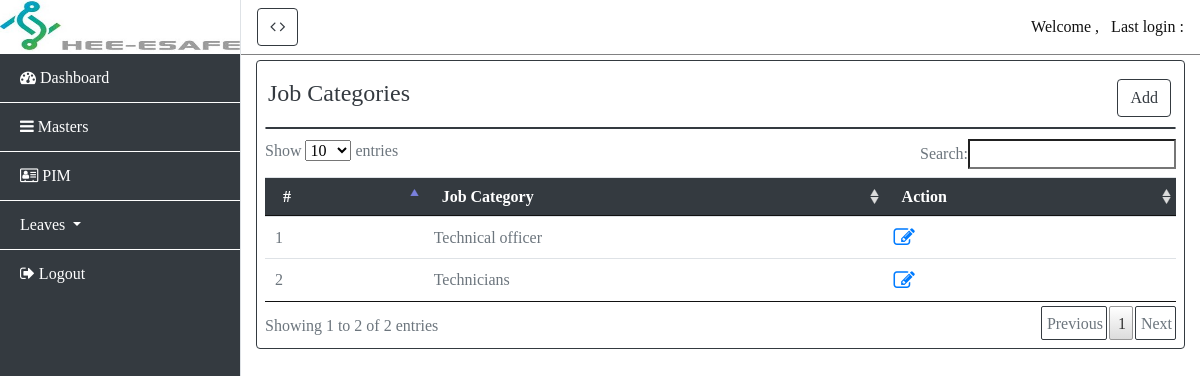
Before: /masters/jobcategory/ with the older database file.
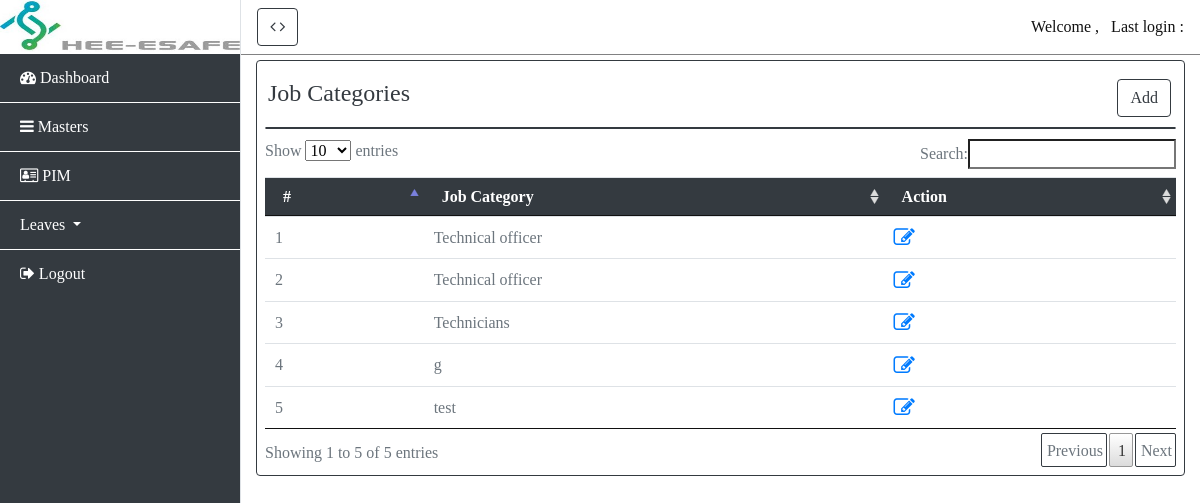
After: the same page with the newer database file.
### masters/models.py (models this page shows, shortened)
class Jobcategory(models.Model):
    jobcategory = models.CharField(max_length=50)

### masters/views.py (the view)
# urls.py: path('jobcategory/', views.jobcategories, name='jobcategory'),
def jobcategories(request):
    if request.method == 'POST':
        category = Jobcategory(jobcategory=request.POST['jobcategory'])
        category.save()
        return redirect('jobcategory')
    else:
        categories = Jobcategory.objects.all().order_by('jobcategory')
    return render(request,'jobcategories.html',{'title':'Jobcategories List','categories':categories})

### masters/templates/jobcategories.html (shortened to what this page needs)
{% extends 'login/dashboard.html' %}
{% block content %}
<div class="container-fluid text-right" style="margin:10px;">
        <h4 style="float: left;margin-left: -22px;">Job Categories</h4>
    <button type="button" class="btn btn-primary" data-toggle="modal" data-target="#addjobcategory">
        Add
    </button>
</div>
<div class="card" style="margin: 10px 0px 10px 0px;"></div>
        <table id="example" class="table table-striped" style="width:100%">
        <thead>
            <tr>
                <th>#</th>
                <th>Job Category</th>
                <th>Action</th>
            </tr>
        </thead>
        <tbody>
            {% for category in categories %}
            <tr>
                <td>{{ forloop.counter }}</td>
                <td>{{ category.jobcategory }}</td>
                <td data-toggle="tooltip" title="Click to edit">
                    <a href="#" data-toggle="modal" data-target="#editjobcategory{{ category.id }}">
                        <i class="fa fa-pencil-square-o fa-lg" aria-hidden="true"></i>
                    </a>
                </td>
            </tr>
            {% endfor %}
        </tbody>
    </table>
</div>
{% endblock %}

Changed rows visible on the page:
added Jobcategory: jobcategory "Technical officer"
added Jobcategory: jobcategory "g"
added Jobcategory: jobcategory "test"
Other visible differences:
text written by a page script: "Show entries Search: Showing 1 to 2 of 2 entries Previous 1 Next" → "Show entries Search: Showing 1 to 5 of 5 entries Previous 1 Next"
